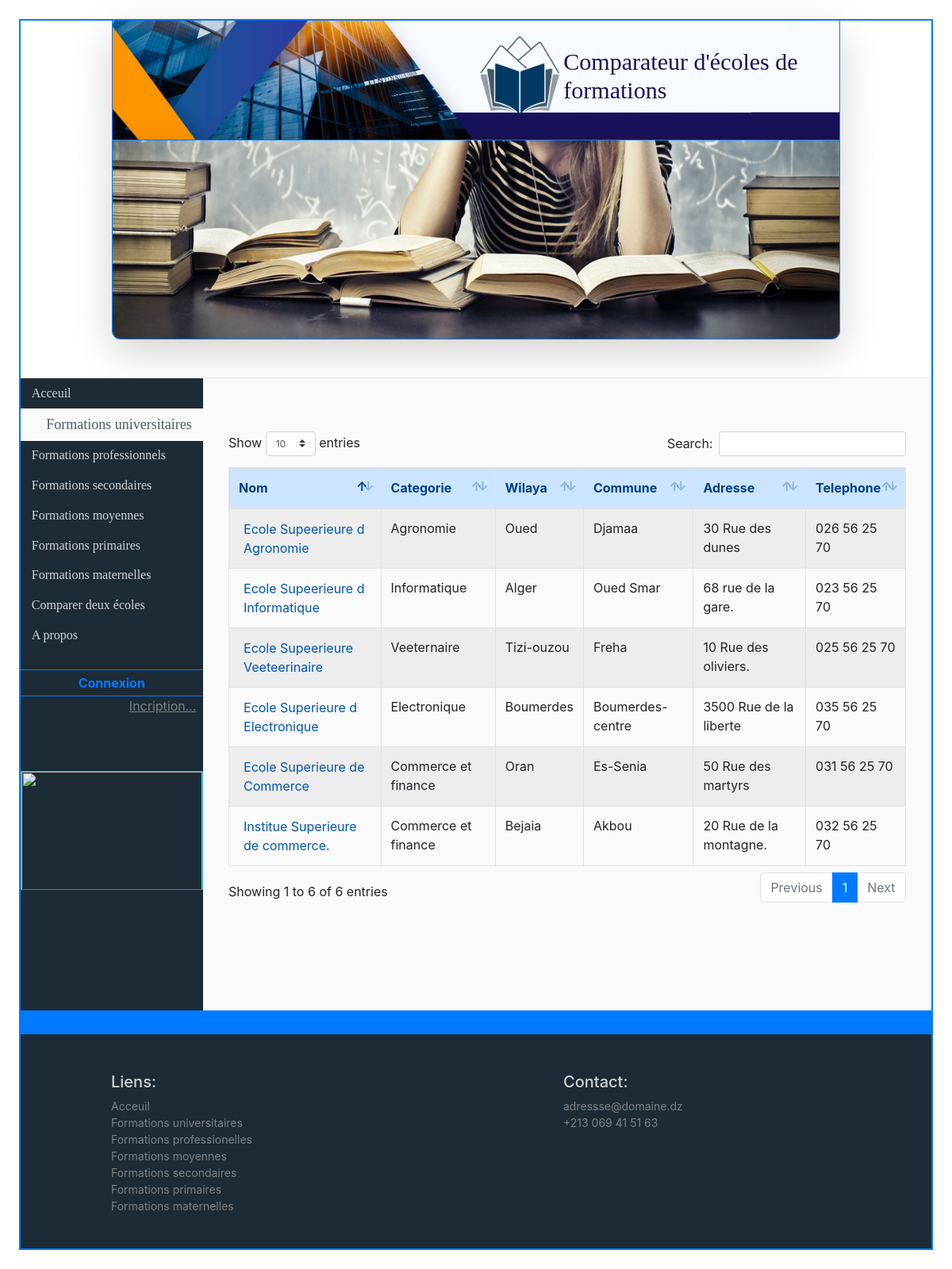
The app's page /Frontend/formations_universitaires.php with its own data.
### tables this page shows
CREATE TABLE IF NOT EXISTS `ecole` (
  `id_ecole` int(11) NOT NULL AUTO_INCREMENT,
  `nom` varchar(256) NOT NULL,
  `type` varchar(256) NOT NULL,
  `categorie` varchar(256) NOT NULL,
  `wilaya` varchar(256) NOT NULL,
  `commune` varchar(256) NOT NULL,
  `adresse` varchar(256) NOT NULL,
  `telephone` varchar(256) NOT NULL,
  `en_ligne` int(11) NOT NULL DEFAULT '1',
  PRIMARY KEY (`id_ecole`)
);

### Frontend/Controller/Controller.php (called while the page is built, shortened)
<?php
require_once ($_SERVER['DOCUMENT_ROOT'].'/PROJET_TDW/Frontend/Model/Model.php');
class Controller
{
    private $model;
    public function __construct() {
        $this->model=new Model();
    }
    public function getEcolesFormations($type) {
        return $this->model->getEcolesFormations($type);
    }
}

### Frontend/Model/Model.php (called while the page is built, shortened)
<?php
class Model
{
    private $bdd;
    public function __construct()
    {
        try {
            $this->bdd = new PDO('mysql:host=localhost;dbname=tdw;charset=utf8', 'root', '');
        } catch (PDOException $e) {
            echo("Echec de connexion : " . $e->getMessage);
        }
    }
    public function getEcolesFormations($type)
    {
        $query = "select * from ecole where type = '".$type."'";
        $stmt=$this->bdd->prepare($query);
        $stmt->execute();
        return $stmt->fetchAll();
    }
}

### Frontend/View/View.php (the view, shortened to what this page needs)
<?php
require_once ($_SERVER['DOCUMENT_ROOT'].'/PROJET_TDW/Frontend/Controller/Controller.php');
    class View {
        private $controller;
        public function __construct() {
            $this->controller=new Controller();
        }
        public function showLogo() {
            ?>
            <div class="logo mr-auto ml-auto shadow-lg">
                <div class="container">
                    <div class="row">
                        <div class="col-lg-7 offset-5" >
                            <div class="row ml-5">
                                <div class="col-lg-2 mr-4">
                                    <img src="View/src/images/kl.png">
                                </div>
                            <div class="col-lg-9 offset-1 m-auto"> <h1 class="m-auto">Comparateur d'écoles de formations</h1></div>
                        </div>
                    </div>
                </div>
            </div>
            </div>
            <?php
        }
         public function showDiaporama()
        {
            ?>
            <div id="diapo_container" class=" mr-auto ml-auto shadow-lg  mb-5 bg-white">
               <img class="ml-auto mr-auto diapo" src="View/src/images/d2.jpg"  width="100%" alt="2">
            </div>
            <?php
        }
        public function showMenu($page) {
            ?>
                <div id="m_page">
                <div id="menu_container" class="fix">
                    <div class="nav flex-column " id="v-pills-tab" role="tablist" aria-orientation="vertical">
                        <a class="cat-link <?php if ($page==0) echo 'active_link'?>" href="index.php#content">Acceuil</a>
                        <a class="cat-link <?php if ($page==1) echo 'active_link'?>"  href="formations_universitaires.php#content" >Formations universitaires</a>
                        <a class="cat-link <?php if ($page==2) echo 'active_link'?>"  href="formations_professionelles.php#content">Formations professionnels </a>
                        <a class="cat-link <?php if ($page==3) echo 'active_link'?>"   href="formations_secondaires.php#content" >Formations secondaires</a>
                        <a class="cat-link <?php if ($page==4) echo 'active_link'?>"   href="formations_moyennes.php#content" >Formations moyennes</a>
                        <a class="cat-link <?php if ($page==5) echo 'active_link'?>"  href="formations_primaires.php#content" >Formations primaires</a>
                        <a class="cat-link <?php if ($page==6) echo 'active_link'?>"  href="formations_maternelles.php#content" >Formations maternelles</a>
                        <a class="cat-link <?php if ($page==7) echo 'active_link'?>"  href="Comparaison.php#content" >Comparer deux écoles</a>
                        <a class="cat-link <?php if ($page==8) echo 'active_link'?>"   href="" >A propos</a>
                        <br>
                        <?php if (empty($_SESSION['username'])) { ?>
                        <button type="button" data-toggle="modal" data-target="#cadre_connex" class="btn btn-outline-primary btn-sm" id="conex_btn">Connexion</button>
                            <a data-toggle="modal" data-target="#cadre_inscrip" id="inscrip_link" class="ml-auto mr-2">Incription... </a>
                        <?php } else { ?>
                            <button type="button" class="btn btn-outline-danger btn-sm" id="deconex_btn">Deconnexion</button>
                        <?php } ?>
                    </div>
                    <div id="publicite">
                        <img src="View/src/images/pub.jpg" >
                    </div>
                </div>
            <?php
        }
            ?>
            <?php
        public function showEcoleFormations($type) {
            ?>
            <div id="content" class="ml-auto pt-5">
                <div class="row">
                    <div class="col-lg-12" style="padding: 2% 5%">
                            <div class="row">
                                <div class="col-lg-12">
                                    <table id="tab_ecole" class="table table-striped table-bordered w-100" >
                                        <thead class="alert-primary">
                                        <tr>
                                            <th >Nom</th>
                                            <?php if ($type=='univ' || $type=='prof') {?> <th>Categorie</th><?php }?>
                                            <th>Wilaya</th>
                                            <th>Commune</th>
                                            <th>Adresse</th>
                                            <th>Telephone</th>
                                        </tr>
                                        </thead>
                                        <tbody>
                                        <?php
                                        $ecoles=$this->controller->getEcolesFormations($type);
                                        foreach ($ecoles as $ecole) {
                                            if ($ecole['en_ligne']>0) {
                                        ?>
                                        <tr>
                                            <td>
                                                <form method="post" action="../TP/Frontend/Controller/index.php">
                                                    <button class="school_link" type="submit"> <?php echo $ecole['nom']?>
                                                </button></form>
                                            </td>
                                            <?php if ($type=='univ' || $type=='prof') {?> <td><?php echo $ecole['categorie'] ?></td><?php }?>
                                            <td ><?php echo $ecole['wilaya'] ?></td>
                                            <td><?php echo $ecole['commune'] ?></td>
                                            <td><?php echo $ecole['adresse'] ?></td>
                                            <td><?php echo $ecole['telephone'] ?></td>
                                        </tr>
                                            <?php }} ?>
                                        </tbody>
                                    </table>
                                </div>
                            </div>
                    </div>
                    </div>
                </div>
            </div>
            <?php
        }
            ?>
            <?php
        public function showFooter() {
            ?>
            <footer>
                <div class="container">
                    <div class="row">
                        <div class="col-lg-4 offset-1 mt-lg-5">
                            <h5 style="color:lightgrey">Liens:</h5>
                            <div class="nav flex-column nav-pills" id="v-pills-tab" role="tablist" aria-orientation="vertical">
                                <a href="index.php">Acceuil</a>
                                <a  href="formations_universitaires.php" >Formations universitaires</a>
                                <a  href="formations_professionelles.php" >Formations professionelles</a>
                                <a  href="formations_moyennes.php" >Formations moyennes</a>
                                <a  href="formations_secondaires.php" >Formations secondaires</a>
                                <a  href="formations_primaires.php" >Formations primaires</a>
                                <a  href="formations_maternelles.php" >Formations maternelles</a>
                            </div>
                        </div>
                            <div class="col-lg-4 offset-2 mt-lg-5">
                                <h5 style="color:lightgray">Contact:</h5>
                                <div class="nav flex-column nav-pills" id="v-pills-tab" role="tablist" aria-orientation="vertical">
                                    <a href="index.php">adressse@domaine.dz</a>
                                    <a  href="#v-pills-profile" >+213 069 41 51 63</a>
                                </div>
                        </div>
                    </div>
                </div>
            </footer>
            <?php
        }
    }

### Frontend/formations_universitaires.php (shortened to what this page needs)
<!doctype html>
<html>
<head>
    <link rel="stylesheet" href="View/src/style.css">
    <link rel="stylesheet" href="View/src/bootstrap/css/bootstrap.css">
    <link rel="stylesheet" href="View/src/dataTables.bootstrap4.min.css">
</head>
<body>
<div   id="BODY">
    <?php
    require_once('View/View.php');
    $view=new View();
    $view->showLogo();
    $view->showDiaporama();
    $view->showMenu(1);
    $view->showCadreConnex();
    $view->showCadreInscription();
    $view->showEcoleFormations('univ');
    $view->showFooter();
    ?>
</div>
</body>
</html>

### Frontend/View/src/style.css (style rules this page uses)
.active_link { width: 100%; padding:3% 6%; border-radius: 0px; background-color: #fafafa; color: #4F5B69 !important; font-size: 18px; text-align: right; }
.cat-link { width: 100%; padding:3% 6%; font-family: Dosis; color: lightgrey; }
#conex_btn { border-radius: 0px; border-width: 1px 0px; font-size: 16px; font-weight: bold; }
#inscrip_link { color:grey; text-decoration-line: underline; }
#BODY { margin:2%; border: solid 2px #007bff; }
.logo { padding: 20px; width: 80%; height: 10%; background-image: url("images/44.jpg"); background-size: cover; border: solid #007bff; border-width: 0px 1px; min-height: 150px; display: flex; }
.logo img { height: 100px; width: 100px; }
.logo h1 { font-family: Dosis; color: #18125A; font-size: 30px; }
#menu_container { float: left; background-color: #1C2B36; width: 20%; min-height: 700px; }
#diapo_container { text-align: center; width: 80%; overflow: hidden; border: solid #007bff; border-width: 1px 1px 1px 1px; border-radius: 0px 0px 10px 10px; }
.diapo { height: 250px; }
#content { width: 80%; min-height: 600px; background-color: #fafafa; padding-bottom: 10%; min-height: 700px; }
#publicite img { width: 100%; height: 150px; margin-top: 70px; border: solid 1px #17a2b8; }
footer { border: solid #007bff; border-width: 30px 0px 0px 0px; width: 100%; min-height: 300px; background-color: #1C2B36; padding-bottom: 25px; }
footer a { font-size: 14px; color: grey; }
#m_page { background-color: #1C2B36; }
.school_link { background-color: transparent; border: none; text-align: left; color: #0056b3; }

### records on screen
ecole: nom "Ecole Superieure de Commerce", categorie "Commerce et finance", wilaya "Oran", commune "Es-Senia", adresse "50 Rue des martyrs", telephone "031 56 25 70"
ecole: nom "Ecole Superieure d Electronique", categorie "Electronique", wilaya "Boumerdes", commune "Boumerdes-centre", adresse "3500 Rue de la liberte", telephone "035 56 25 70"
ecole: nom "Ecole Supeerieure d Informatique", categorie "Informatique", wilaya "Alger", commune "Oued Smar", adresse "68 rue de la gare.", telephone "023 56 25 70"
ecole: nom "Ecole Supeerieure d Agronomie", categorie "Agronomie", wilaya "Oued", commune "Djamaa", adresse "30 Rue des dunes", telephone "026 56 25 70"
ecole: nom "Ecole Supeerieure Veeteerinaire", categorie "Veeternaire", wilaya "Tizi-ouzou", commune "Freha", adresse "10 Rue des oliviers.", telephone "025 56 25 70"
ecole: nom "Institue Superieure de commerce.", categorie "Commerce et finance", wilaya "Bejaia", commune "Akbou", adresse "20 Rue de la montagne.", telephone "032 56 25 70"
